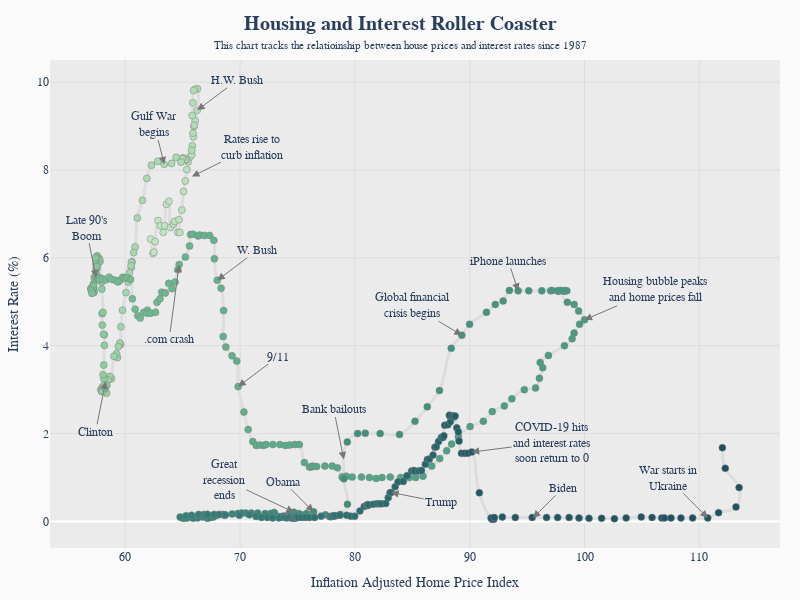

Notebook code for this chart:
### Code cell
# read house prices csv file
import pandas as pd
import plotly.express as px
file_path = '/Users/ckruse/Downloads/Housing and Interest Rates - Sheet1.csv'
df = pd.read_csv(file_path)
# rename "Unnamed: 0" column to "date"
df = df.rename(columns={'Unnamed: 0': 'date'})
# convert date column to datetime
df['date'] = pd.to_datetime(df['date'])
df['date_index'] = df.index

# make a plotly plot of the data
fig = px.line(df, y='Interest Rates', x='Housing Index Inflation Adjusted', title='<b>Housing and Interest Roller Coaster</b><br><span style="font-size:16"><sup>This chart tracks the relatioinship between house prices and interest rates since 1987</sup></span>')
# show a colorbar
fig.update_layout(coloraxis_showscale=True)
# set hover text to show the date column
fig.update_traces(hovertemplate='<br>'.join([
    'Date: %{customdata}',
    'Housing Cost: %{x:.2f}',
    'Interest Rate: %{y:.2f}%'
]))
# center the title
fig.update_layout(title_x=0.5)
fig.update_traces(customdata=df['date'].dt.strftime('%Y-%m'))
# show points
fig.update_traces(mode='markers+lines')
# set point colors to the df['date_index'] column
fig.update_traces(marker_color=df['date_index'])
# make the points bigger
fig.update_traces(marker_size=7)
# set linear colormap for markers
fig.update_traces(marker_colorscale='Blugrn')
# set the line color to light gray
fig.update_traces(line_color='#dddddd')
# set the line width to 1
fig.update_traces(line_width=3)
# set the line shape to slinear
fig.update_traces(line_shape='spline')
# set the line smoothing to 1
fig.update_traces(line_smoothing=1.3)
# set the colorbar title to "Date"
fig.update_layout(coloraxis_colorbar_title='Date')
# set the colorbar tickformat to %Y-%m
fig.update_layout(coloraxis_colorbar_tickformat='%Y-%m')
# set the colorbar tickmode to linear
fig.update_layout(coloraxis_colorbar_tickmode='linear')
# set the x axis title
fig.update_xaxes(title='Inflation Adjusted Home Price Index')
# set the y axis title
fig.update_yaxes(title='Interest Rate (%)')
# set the figure size
fig.update_layout(width=800, height=600)
# stroke each point with a white outline
fig.update_traces(marker_line_color='gray', marker_line_width=0.5)
# make margins slimmer
fig.update_layout(margin=dict(l=20, r=20, t=60, b=20))
# set the background color
fig.update_layout(plot_bgcolor='#ebebeb', paper_bgcolor='#fafafa')
# set the grid color
fig.update_layout(xaxis_gridcolor='#dddddd', yaxis_gridcolor='#dddddd')
# set font
fig.update_layout(font_family='Arial')
# increase title size
fig.update_layout(title_font_size=20)
# add annotations
fig.update_layout(
    annotations=[
        dict(
            x=69.83,
            y=3.07,
            xref='x',
            yref='y',
            text='9/11',
            showarrow=True,
            arrowhead=2,
            arrowsize=1.5,
            ax=40,
            arrowcolor='#777777',
        ),
        dict(
            x=89.31,
            y=4.24,
            xref='x',
            yref='y',
            text='Global financial<br>crisis begins',
            showarrow=True,
            arrowhead=2,
            arrowsize=1.5,
            ax=-50,
            ay=-30,
            arrowcolor='#777777',
        ),
        dict(
            x=64.69,
            y=5.85,
            xref='x',
            yref='y',
            text='.com crash',
            showarrow=True,
            arrowhead=2,
            arrowsize=1.5,
            #ax=-.3,
            ay=75,
            arrowcolor='#777777',
        ),
        dict(
            x=74.68,
            y=0.21,
            xref='x',
            yref='y',
            text='Great<br>recession<br>ends',
            showarrow=True,
            arrowhead=2,
            arrowsize=1.5,
            ax=-70,
            ay=-33,
            arrowcolor='#777777',
        ),
        dict(
            x=90.17,
            y=1.58,
            xref='x',
            yref='y',
            text='COVID-19 hits<br>and interest rates<br>soon return to 0',
            showarrow=True,
            arrowhead=2,
            arrowsize=1.5,
            ax=80,
            ay=-10,
            arrowcolor='#777777',
        ),
        dict(
            x=57.45,
            y=5.55,
            xref='x',
            yref='y',
            text="Late 90's<br>Boom",
            showarrow=True,
            arrowhead=2,
            arrowsize=1.5,
            #ax=70,
            ay=-50,
            arrowcolor='#777777',
        ),
        dict(
            x=65.80,
            y=7.85,
            xref='x',
            yref='y',
            text="Rates rise to<br>curb inflation",
            showarrow=True,
            arrowhead=2,
            arrowsize=1.5,
            ax=60,
            #ay=-40,
            arrowcolor='#777777',
        ),
        dict(
            x=110.73,
            y=0.08,
            xref='x',
            yref='y',
            text="War starts in<br>Ukraine",
            showarrow=True,
            arrowhead=2,
            arrowsize=1.5,
            ax=-40,
            ay=-40,
            arrowcolor='#777777',
        ),
        dict(
            x=100.0,
            y=4.59,
            xref='x',
            yref='y',
            text="Housing bubble peaks<br>and home prices fall",
            showarrow=True,
            arrowhead=2,
            arrowsize=1.5,
            ax=70,
            #ay=-40,
            arrowcolor='#777777',
        ),
        dict(
            x=58.28,
            y=3.18,
            xref='x',
            yref='y',
            text="Clinton",
            showarrow=True,
            arrowhead=2,
            arrowsize=1.5,
            #ax=70,
            ay=50,
            arrowcolor='#777777',
        ),
        dict(
            x=94.22,
            y=5.25,
            xref='x',
            yref='y',
            text="iPhone launches",
            showarrow=True,
            arrowhead=2,
            arrowsize=1.5,
            #ax=70,
            #ay=50,
            arrowcolor='#777777',
        ),
        dict(
            x=63.39,
            y=8.13,
            xref='x',
            yref='y',
            text="Gulf War<br>begins",
            showarrow=True,
            arrowhead=2,
            arrowsize=1.5,
            #ax=70,
            ay=-40,
            arrowcolor='#777777',
        ),
        dict(
            x=79.03,
            y=1.41,
            xref='x',
            yref='y',
            text="Bank bailouts",
            showarrow=True,
            arrowhead=2,
            arrowsize=1.5,
            #ax=70,
            ay=-50,
            arrowcolor='#777777',
        ),
        dict(
            x=66.26,
            y=9.36,
            xref='x',
            yref='y',
            text="H.W. Bush",
            showarrow=True,
            arrowhead=2,
            arrowsize=1.5,
            ax=40,
            #ay=-50,
            arrowcolor='#777777',
        ),
        dict(
            x=68.01,
            y=5.49,
            xref='x',
            yref='y',
            text="W. Bush",
            showarrow=True,
            arrowhead=2,
            arrowsize=1.5,
            ax=40,
            #ay=-50,
            arrowcolor='#777777',
        ),
        dict(
            x=76.39,
            y=0.22,
            xref='x',
            yref='y',
            text="Obama",
            showarrow=True,
            arrowhead=2,
            arrowsize=1.5,
            ax=-30,
            ay=-30,
            arrowcolor='#777777',
        ),
        dict(
            x=83.15,
            y=0.66,
            xref='x',
            yref='y',
            text="Trump",
            showarrow=True,
            arrowhead=2,
            arrowsize=1.5,
            ax=50,
            ay=10,
            arrowcolor='#777777',
        ),
        dict(
            x=95.51,
            y=0.08,
            xref='x',
            yref='y',
            text="Biden",
            showarrow=True,
            arrowhead=2,
            arrowsize=1.5,
            ax=30,
            #y=10,
            arrowcolor='#777777',
        ),
    ]
)

fig.show()
# export figure as a web page
fig.write_image('housing_interest_rates.png', scale=8)
fig.write_html('housing_interest_rates.html')

### Figure 1 — Plotly figure (JSON) as saved in the notebook; plotly's stock layout.template omitted (floating-point values rounded to 4 significant figures; data arrays with more than 128 entries replaced by an {"elided": "..."} marker saying what was removed)
{"data": [{"customdata": {"elided": "427 str values"}, "hovertemplate": "Date: %{customdata}<br>Housing Cost: %{x:.2f}<br>Interest Rate: %{y:.2f}%", "legendgroup": "", "line": {"color": "#dddddd", "dash": "solid", "shape": "spline", "smoothing": 1.3, "width": 3}, "marker": {"color": {"elided": "427 int values"}, "colorscale": [[0, "rgb(196, 230, 195)"], [0.1667, "rgb(150, 210, 164)"], [0.3333, "rgb(109, 188, 144)"], [0.5, "rgb(77, 162, 132)"], [0.6667, "rgb(54, 135, 122)"], [0.8333, "rgb(38, 107, 110)"], [1, "rgb(29, 79, 96)"]], "line": {"color": "gray", "width": 0.5}, "size": 7, "symbol": "circle"}, "mode": "markers+lines", "name": "", "orientation": "v", "showlegend": false, "type": "scatter", "x": {"elided": "427 float values"}, "xaxis": "x", "y": {"elided": "427 float values"}, "yaxis": "y"}], "layout": {"annotations": [{"arrowcolor": "#777777", "arrowhead": 2, "arrowsize": 1.5, "ax": 40, "showarrow": true, "text": "9/11", "x": 69.83, "xref": "x", "y": 3.07, "yref": "y"}, {"arrowcolor": "#777777", "arrowhead": 2, "arrowsize": 1.5, "ax": -50, "ay": -30, "showarrow": true, "text": "Global financial<br>crisis begins", "x": 89.31, "xref": "x", "y": 4.24, "yref": "y"}, {"arrowcolor": "#777777", "arrowhead": 2, "arrowsize": 1.5, "ay": 75, "showarrow": true, "text": ".com crash", "x": 64.69, "xref": "x", "y": 5.85, "yref": "y"}, {"arrowcolor": "#777777", "arrowhead": 2, "arrowsize": 1.5, "ax": -70, "ay": -33, "showarrow": true, "text": "Great<br>recession<br>ends", "x": 74.68, "xref": "x", "y": 0.21, "yref": "y"}, {"arrowcolor": "#777777", "arrowhead": 2, "arrowsize": 1.5, "ax": 80, "ay": -10, "showarrow": true, "text": "COVID-19 hits<br>and interest rates<br>soon return to 0", "x": 90.17, "xref": "x", "y": 1.58, "yref": "y"}, {"arrowcolor": "#777777", "arrowhead": 2, "arrowsize": 1.5, "ay": -50, "showarrow": true, "text": "Late 90's<br>Boom", "x": 57.45, "xref": "x", "y": 5.55, "yref": "y"}, {"arrowcolor": "#777777", "arrowhead": 2, "arrowsize": 1.5, "ax": 60, "showarrow": true, "text": "Rates rise to<br>curb inflation", "x": 65.8, "xref": "x", "y": 7.85, "yref": "y"}, {"arrowcolor": "#777777", "arrowhead": 2, "arrowsize": 1.5, "ax": -40, "ay": -40, "showarrow": true, "text": "War starts in<br>Ukraine", "x": 110.7, "xref": "x", "y": 0.08, "yref": "y"}, {"arrowcolor": "#777777", "arrowhead": 2, "arrowsize": 1.5, "ax": 70, "showarrow": true, "text": "Housing bubble peaks<br>and home prices fall", "x": 100, "xref": "x", "y": 4.59, "yref": "y"}, {"arrowcolor": "#777777", "arrowhead": 2, "arrowsize": 1.5, "ay": 50, "showarrow": true, "text": "Clinton", "x": 58.28, "xref": "x", "y": 3.18, "yref": "y"}, {"arrowcolor": "#777777", "arrowhead": 2, "arrowsize": 1.5, "showarrow": true, "text": "iPhone launches", "x": 94.22, "xref": "x", "y": 5.25, "yref": "y"}, {"arrowcolor": "#777777", "arrowhead": 2, "arrowsize": 1.5, "ay": -40, "showarrow": true, "text": "Gulf War<br>begins", "x": 63.39, "xref": "x", "y": 8.13, "yref": "y"}, {"arrowcolor": "#777777", "arrowhead": 2, "arrowsize": 1.5, "ay": -50, "showarrow": true, "text": "Bank bailouts", "x": 79.03, "xref": "x", "y": 1.41, "yref": "y"}, {"arrowcolor": "#777777", "arrowhead": 2, "arrowsize": 1.5, "ax": 40, "showarrow": true, "text": "H.W. Bush", "x": 66.26, "xref": "x", "y": 9.36, "yref": "y"}, {"arrowcolor": "#777777", "arrowhead": 2, "arrowsize": 1.5, "ax": 40, "showarrow": true, "text": "W. Bush", "x": 68.01, "xref": "x", "y": 5.49, "yref": "y"}, {"arrowcolor": "#777777", "arrowhead": 2, "arrowsize": 1.5, "ax": -30, "ay": -30, "showarrow": true, "text": "Obama", "x": 76.39, "xref": "x", "y": 0.22, "yref": "y"}, {"arrowcolor": "#777777", "arrowhead": 2, "arrowsize": 1.5, "ax": 50, "ay": 10, "showarrow": true, "text": "Trump", "x": 83.15, "xref": "x", "y": 0.66, "yref": "y"}, {"arrowcolor": "#777777", "arrowhead": 2, "arrowsize": 1.5, "ax": 30, "showarrow": true, "text": "Biden", "x": 95.51, "xref": "x", "y": 0.08, "yref": "y"}], "coloraxis": {"colorbar": {"tickformat": "%Y-%m", "tickmode": "linear", "title": {"text": "Date"}}, "showscale": true}, "font": {"family": "Arial"}, "height": 600, "legend": {"tracegroupgap": 0}, "margin": {"b": 20, "l": 20, "r": 20, "t": 60}, "paper_bgcolor": "#fafafa", "plot_bgcolor": "#ebebeb", "title": {"font": {"size": 20}, "text": "<b>Housing and Interest Roller Coaster</b><br><span style=\"font-size:16\"><sup>This chart tracks the relatioinship between house prices and interest rates since 1987</sup></span>", "x": 0.5}, "width": 800, "xaxis": {"anchor": "y", "domain": [0, 1], "gridcolor": "#dddddd", "title": {"text": "Inflation Adjusted Home Price Index"}}, "yaxis": {"anchor": "x", "domain": [0, 1], "gridcolor": "#dddddd", "title": {"text": "Interest Rate (%)"}}}}
